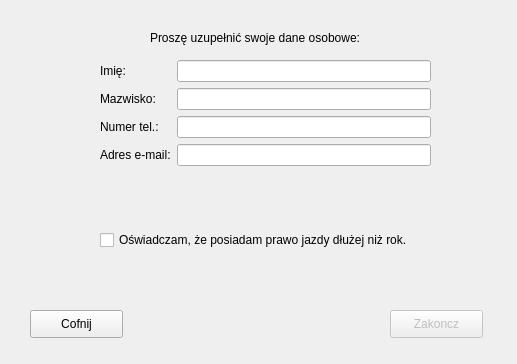
<?xml version="1.0" encoding="UTF-8"?>
<ui version="4.0">
 <class>DaneKlienta</class>
 <widget class="QDialog" name="DaneKlienta">
  <property name="geometry">
   <rect>
    <x>0</x>
    <y>0</y>
    <width>517</width>
    <height>364</height>
   </rect>
  </property>
  <property name="windowTitle">
   <string>Dialog</string>
  </property>
  <widget class="QWidget" name="formLayoutWidget">
   <property name="geometry">
    <rect>
     <x>100</x>
     <y>60</y>
     <width>331</width>
     <height>151</height>
    </rect>
   </property>
   <layout class="QFormLayout" name="formLayout">
    <item row="0" column="0">
     <widget class="QLabel" name="label">
      <property name="text">
       <string>Imię:</string>
      </property>
     </widget>
    </item>
    <item row="0" column="1">
     <widget class="QLineEdit" name="lineEdit"/>
    </item>
    <item row="1" column="0">
     <widget class="QLabel" name="label_2">
      <property name="text">
       <string>Mazwisko:</string>
      </property>
     </widget>
    </item>
    <item row="1" column="1">
     <widget class="QLineEdit" name="lineEdit_2"/>
    </item>
    <item row="2" column="0">
     <widget class="QLabel" name="label_3">
      <property name="text">
       <string>Numer tel.:</string>
      </property>
     </widget>
    </item>
    <item row="2" column="1">
     <widget class="QLineEdit" name="lineEdit_3"/>
    </item>
    <item row="3" column="0">
     <widget class="QLabel" name="label_4">
      <property name="text">
       <string>Adres e-mail:</string>
      </property>
     </widget>
    </item>
    <item row="3" column="1">
     <widget class="QLineEdit" name="lineEdit_4"/>
    </item>
   </layout>
  </widget>
  <widget class="QCheckBox" name="checkBox">
   <property name="geometry">
    <rect>
     <x>100</x>
     <y>230</y>
     <width>341</width>
     <height>20</height>
    </rect>
   </property>
   <property name="text">
    <string>Oświadczam, że posiadam prawo jazdy dłużej niż rok. </string>
   </property>
  </widget>
  <widget class="QLabel" name="label_5">
   <property name="geometry">
    <rect>
     <x>150</x>
     <y>30</y>
     <width>231</width>
     <height>16</height>
    </rect>
   </property>
   <property name="text">
    <string>Proszę uzupełnić swoje dane osobowe:</string>
   </property>
  </widget>
  <widget class="QPushButton" name="pushButton">
   <property name="enabled">
    <bool>false</bool>
   </property>
   <property name="geometry">
    <rect>
     <x>390</x>
     <y>310</y>
     <width>93</width>
     <height>28</height>
    </rect>
   </property>
   <property name="text">
    <string>Zakoncz</string>
   </property>
  </widget>
  <widget class="QPushButton" name="pushButton_2">
   <property name="geometry">
    <rect>
     <x>30</x>
     <y>310</y>
     <width>93</width>
     <height>28</height>
    </rect>
   </property>
   <property name="text">
    <string>Cofnij</string>
   </property>
  </widget>
 </widget>
 <resources/>
 <connections/>
</ui>
